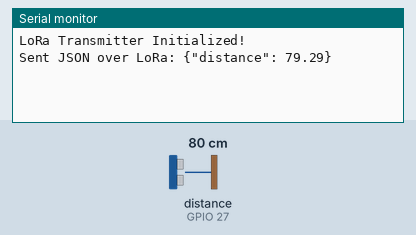
The sketch below on a simulated ESP32. Parts: the last lines printed to the serial monitor. Wiring (inferred from the names in the program): ultrasonic range finder: trigger GPIO 13; echo GPIO 27. Inputs (shaded band) come from the test bench; at power-on: distance to the obstacle (sensor on GPIO 27) 80 cm. The echo pulse lasts 58.3 µs per cm; no radio packets arrive unless stated.

Above: at 4.2 s.
4.3 s: distance to the obstacle (sensor on GPIO 27) set to 4 cm
At 7.2 s:
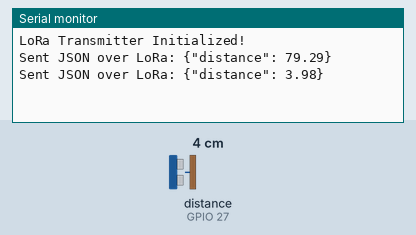
8.2 s: distance to the obstacle (sensor on GPIO 27) set to 2 cm
At 9.5 s:
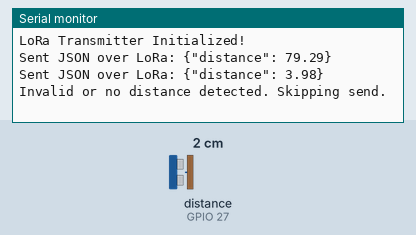

The sketch:

lora_with_sensor.ino
```cpp
#include <SPI.h>
#include <LoRa.h>

// Ultrasonic Sensor Pins
const int trigPin = 13;
const int echoPin = 27;
#define SOUND_SPEED 0.034

// LoRa Pins
#define ss    5
#define rst   14
#define dio0  2
#define LORA_SCK  22
#define LORA_MISO 19
#define LORA_MOSI 23

SPIClass spiLoRa(VSPI);

void setup() {
  Serial.begin(115200);
  pinMode(trigPin, OUTPUT);
  pinMode(echoPin, INPUT);

  // LoRa SPI Setup
  spiLoRa.begin(LORA_SCK, LORA_MISO, LORA_MOSI, ss);
  LoRa.setSPI(spiLoRa);
  LoRa.setPins(ss, rst, dio0);

  if (!LoRa.begin(433E6)) {
    Serial.println("LoRa init failed. Check wiring.");
    while (true);
  }

  LoRa.setSyncWord(0xF3);  // Must match with receiver
  Serial.println("LoRa Transmitter Initialized!");

  delay(3000);  // Give LoRa module time to stabilize
}

void loop() {
  // Measure distance
  digitalWrite(trigPin, LOW);
  delayMicroseconds(2);
  digitalWrite(trigPin, HIGH);
  delayMicroseconds(10);
  digitalWrite(trigPin, LOW);

  long duration = pulseIn(echoPin, HIGH, 30000); // timeout = 30 ms
  float distance = duration * SOUND_SPEED / 2;

  // Validate reading
  if (duration == 0 || distance < 2 || distance > 100) {
    Serial.println("Invalid or no distance detected. Skipping send.");
    delay(3000);
    return;
  }

  // Prepare JSON only when valid
  String jsonPayload = "{\"distance\": " + String(distance, 2) + "}";

  // Send LoRa packet
  LoRa.beginPacket();
  LoRa.print(jsonPayload);
  LoRa.endPacket();

  Serial.print("Sent JSON over LoRa: ");
  Serial.println(jsonPayload);

  delay(3000);
}
```

Measured:
- the behaviour switches between 3 and 2 cm on distance to the obstacle (sensor on GPIO 27) (found by bisection; images 1 and 2)
- after the input at 4.3 s, the serial monitor: prints a new line after 1.8 s (image 1)
- after the input at 8.2 s, the serial monitor: prints a new line after 0.95 s (image 2)
